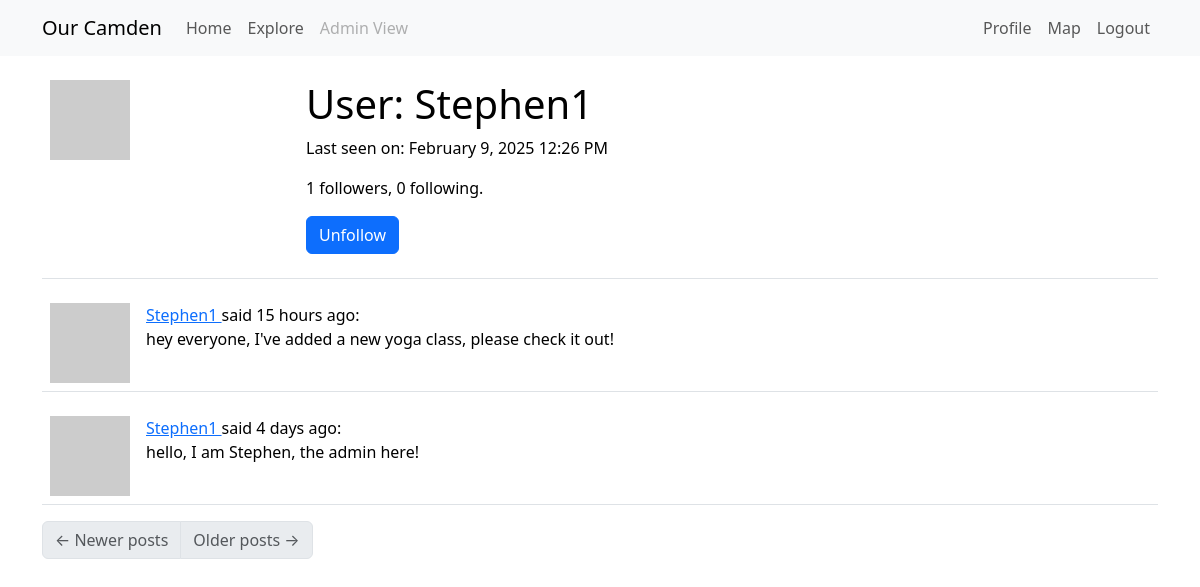
The app's page /user/Stephen1 (signed in) with its own data.
### app/models.py (models this page shows, shortened)
class User(UserMixin, db.Model):
    __tablename__ = "User"
    __searchable__ = ['username', 'email']
    id: so.Mapped[int] = so.mapped_column(primary_key=True) # so.Mapped gives a python data type to the attr, so.mapped_column creates the actual column
    access_level: so.Mapped[int] = so.mapped_column(
        default=0,  # Default to 0 (logged-in User)
        nullable=False
    )
    username: so.Mapped[str] = so.mapped_column(sa.String(64), index=True,
                                                unique=True)
    email: so.Mapped[str] = so.mapped_column(sa.String(120), index=True,
                                             unique=True)
    password_hash: so.Mapped[Optional[str]] = so.mapped_column(sa.String(256)) #attr can be defined as Optional
    about_me: so.Mapped[Optional[str]] = so.mapped_column(sa.String(140))
    last_seen: so.Mapped[Optional[datetime]] = so.mapped_column(
        default=lambda: datetime.now(timezone.utc))
    posts: so.WriteOnlyMapped['Post'] = so.relationship(
        back_populates='author',
        passive_deletes=True) #back_populates links Posts.author to User.posts
    following: so.WriteOnlyMapped['User'] = so.relationship(
        secondary=followers, primaryjoin=(followers.c.follower_id == id), # establish link between User and Follower tables, where the id matches (all the Users this current User follows)
        secondaryjoin=(followers.c.followed_id == id), #links followers back to Users. identifies all Users who are followed by the current User
        back_populates='followers',
        passive_deletes=True) #links User.following to Follower.followers (who the User is following)
    followers: so.WriteOnlyMapped['User'] = so.relationship(
        secondary=followers, primaryjoin=(followers.c.followed_id == id),
        secondaryjoin=(followers.c.follower_id == id),
        back_populates='following',
        passive_deletes=True) #same but for who the User is being followed by
    Markers: so.Mapped["Marker"] = so.relationship(
        "Marker",
        back_populates="creator",  # Links to the `Marker.creator` relationship
    )
    def avatar(self, size):
        digest = md5(self.email.lower().encode('utf-8')).hexdigest()
        return f'https://www.gravatar.com/avatar/{digest}?d=identicon&s={size}' #provides an automatic avatar
    def is_following(self, User):
        query = self.following.select().where(User.id == User.id)
        return db.session.scalar(query) is not None
    def followers_count(self):
        query = sa.select(sa.func.count()).select_from(
            self.followers.select().subquery())
        return db.session.scalar(query)
    def following_count(self):
        query = sa.select(sa.func.count()).select_from(
            self.following.select().subquery())
        return db.session.scalar(query)

class Post(db.Model):
    __searchable__ = ['body']  # Fields to index
    id: so.Mapped[int] = so.mapped_column(primary_key=True)
    body: so.Mapped[str] = so.mapped_column(sa.String(140))
    timestamp: so.Mapped[datetime] = so.mapped_column(
        index=True, default=lambda: datetime.now(timezone.utc))
    user_id: so.Mapped[int] = so.mapped_column(sa.ForeignKey(User.id, ondelete='CASCADE'),
                                               index=True)
    author: so.Mapped[User] = so.relationship(back_populates='posts')

### app/routes.py (the view)
@app.route('/user/<username>')
@login_required
def user(username):
    user = db.first_or_404(sa.select(User).where(User.username == username)) #get the matching user otherwise return a 404 invalid page error
    page = request.args.get('page', 1, type=int)
    query = user.posts.select().order_by(Post.timestamp.desc())
    posts = db.paginate(query, page=page,
                        per_page=app.config['POSTS_PER_PAGE'],
                        error_out=False) # collect + paginate all the current user’s posts in descending time order
    next_url = url_for('user', username=user.username, page=posts.next_num) \
        if posts.has_next else None
    prev_url = url_for('user', username=user.username, page=posts.prev_num) \
        if posts.has_prev else None
    form = EmptyForm() # provide a submit button to follow/unfollow users
    return render_template('user.html', user=user, posts=posts.items,
                           next_url=next_url, prev_url=prev_url, form=form)

### app/forms.py
class EmptyForm(FlaskForm):
    submit = SubmitField('Submit')

### app/models.py (called while the page is built)
@login.user_loader
def load_User(id):
    return db.session.get(User, int(id))

### app/routes.py (called while the page is built)
@app.before_request
def before_request(): # if user is logged in, record the time they log in
    if current_user.is_authenticated:
        current_user.last_seen = datetime.now(timezone.utc)
        db.session.commit()

### app/templates/user.html (shortened to what this page needs)
{% extends "base.html" %}
{% block content %}
    <table class="table table-hover">
        <tr>
            <td width="256px"><img src="{{ user.avatar(256) }}"></td>
            <td>
                <h1>User: {{ user.username }}</h1>
                {% if user.last_seen %}
                <p>Last seen on: {{ moment(user.last_seen).format('LLL') }}</p>
                {% endif %}
                <p>{{ user.followers_count() }} followers, {{ user.following_count() }} following.</p>
                {% if user == current_user %}
                <p><a href="{{ url_for('edit_profile') }}">Edit your profile</a></p>
                {% else %}
                <p>
                    <form action="{{ url_for('unfollow', username=user.username) }}" method="post">
                        {{ form.submit(value='Unfollow', class_='btn btn-primary') }}
                    </form>
                </p>
                {% endif %}
            </td>
        </tr>
    </table>
    {% for post in posts %}
        {% include '_post.html' %}
    {% endfor %}
    <nav aria-label="Post navigation">
        <ul class="pagination">
            <li class="page-item{% if not prev_url %} disabled{% endif %}">
                <a class="page-link" href="{{ prev_url }}">
                    <span aria-hidden="true">&larr;</span> Newer posts
                </a>
            </li>
            <li class="page-item{% if not next_url %} disabled{% endif %}">
                <a class="page-link" href="{{ next_url }}">
                    Older posts <span aria-hidden="true">&rarr;</span>
                </a>
            </li>
        </ul>
    </nav>
{% endblock %}

### app/templates/_post.html
<table class="table table-hover">
    <tr>
        <td width="70px">
            <a href="{{ url_for('user', username=post.author.username) }}">
                <img src="{{ post.author.avatar(70) }}" />
            </a>
        </td>
        <td>
            <a href="{{ url_for('user', username=post.author.username) }}">
                {{ post.author.username }}
            </a>
            said {{ moment(post.timestamp).fromNow() }}:
            <br>
            {{ post.body }}
        </td>
    </tr>
</table>

### records on screen
User: username "Stephen1", last_seen "February 9, 2025 12:26 PM"
Post: author.username "Stephen1", timestamp "15 hours ago", body "hey everyone, I've added a new yoga class, please check it out!"
Post: author.username "Stephen1", timestamp "4 days ago", body "hello, I am Stephen, the admin here!"

### other values on screen
{{ user.followers_count() }} "1"
{{ user.following_count() }} "0"
